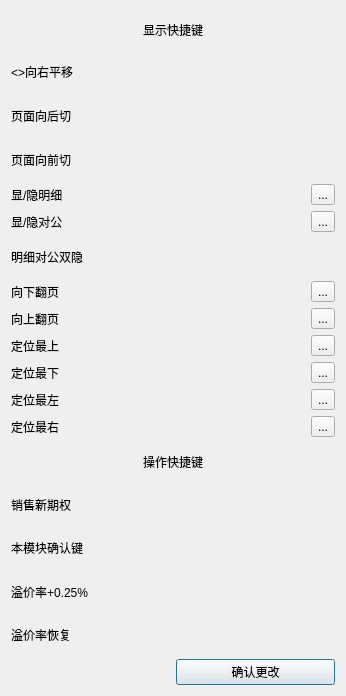
<?xml version="1.0" encoding="UTF-8"?>
<ui version="4.0">
 <class>shortCutDialog</class>
 <widget class="QDialog" name="shortCutDialog">
  <property name="geometry">
   <rect>
    <x>0</x>
    <y>0</y>
    <width>346</width>
    <height>696</height>
   </rect>
  </property>
  <property name="windowTitle">
   <string>Dialog</string>
  </property>
  <layout class="QHBoxLayout" name="horizontalLayout">
   <item>
    <layout class="QGridLayout" name="gridLayout">
     <item row="6" column="1">
      <widget class="QLabel" name="hide_detail_company_label">
       <property name="text">
        <string/>
       </property>
      </widget>
     </item>
     <item row="1" column="1">
      <widget class="QLabel" name="move_right_label">
       <property name="text">
        <string/>
       </property>
      </widget>
     </item>
     <item row="17" column="1">
      <widget class="QLabel" name="recove_price_label">
       <property name="text">
        <string/>
       </property>
      </widget>
     </item>
     <item row="8" column="0">
      <widget class="QLabel" name="label_30">
       <property name="text">
        <string>向上翻页</string>
       </property>
      </widget>
     </item>
     <item row="7" column="0">
      <widget class="QLabel" name="label_48">
       <property name="text">
        <string>向下翻页</string>
       </property>
      </widget>
     </item>
     <item row="14" column="1">
      <widget class="QLabel" name="sell_new_option_label">
       <property name="text">
        <string/>
       </property>
      </widget>
     </item>
     <item row="9" column="0">
      <widget class="QLabel" name="label_29">
       <property name="text">
        <string>定位最上</string>
       </property>
      </widget>
     </item>
     <item row="16" column="1">
      <widget class="QLabel" name="add_price_label">
       <property name="text">
        <string/>
       </property>
      </widget>
     </item>
     <item row="17" column="0">
      <widget class="QLabel" name="label_7">
       <property name="text">
        <string>溢价率恢复</string>
       </property>
      </widget>
     </item>
     <item row="9" column="1">
      <layout class="QHBoxLayout" name="horizontalLayout_12">
       <item>
        <widget class="QLabel" name="location_up_label">
         <property name="text">
          <string/>
         </property>
        </widget>
       </item>
       <item>
        <widget class="QToolButton" name="location_up_toolButton">
         <property name="text">
          <string>...</string>
         </property>
        </widget>
       </item>
      </layout>
     </item>
     <item row="5" column="1">
      <layout class="QHBoxLayout" name="horizontalLayout_5">
       <item>
        <widget class="QLabel" name="show_hide_company_label">
         <property name="text">
          <string/>
         </property>
        </widget>
       </item>
       <item>
        <widget class="QToolButton" name="show_hide_company_toolButton">
         <property name="text">
          <string>...</string>
         </property>
        </widget>
       </item>
      </layout>
     </item>
     <item row="10" column="1">
      <layout class="QHBoxLayout" name="horizontalLayout_13">
       <item>
        <widget class="QLabel" name="location_down_label">
         <property name="text">
          <string/>
         </property>
        </widget>
       </item>
       <item>
        <widget class="QToolButton" name="location_down_toolButton">
         <property name="text">
          <string>...</string>
         </property>
        </widget>
       </item>
      </layout>
     </item>
     <item row="7" column="1">
      <layout class="QHBoxLayout" name="horizontalLayout_10">
       <item>
        <widget class="QLabel" name="page_down_label">
         <property name="text">
          <string/>
         </property>
        </widget>
       </item>
       <item>
        <widget class="QToolButton" name="page_down_toolButton">
         <property name="text">
          <string>...</string>
         </property>
        </widget>
       </item>
      </layout>
     </item>
     <item row="16" column="0">
      <widget class="QLabel" name="label_8">
       <property name="text">
        <string>溢价率+0.25%</string>
       </property>
      </widget>
     </item>
     <item row="2" column="1">
      <widget class="QLabel" name="switch_behind_label">
       <property name="text">
        <string/>
       </property>
      </widget>
     </item>
     <item row="8" column="1">
      <layout class="QHBoxLayout" name="horizontalLayout_11">
       <item>
        <widget class="QLabel" name="page_up_label">
         <property name="text">
          <string/>
         </property>
        </widget>
       </item>
       <item>
        <widget class="QToolButton" name="page_up_toolButton">
         <property name="text">
          <string>...</string>
         </property>
        </widget>
       </item>
      </layout>
     </item>
     <item row="4" column="0">
      <widget class="QLabel" name="label_5">
       <property name="text">
        <string>显/隐明细</string>
       </property>
      </widget>
     </item>
     <item row="6" column="0">
      <widget class="QLabel" name="label_49">
       <property name="text">
        <string>明细对公双隐</string>
       </property>
      </widget>
     </item>
     <item row="12" column="0">
      <widget class="QLabel" name="label_12">
       <property name="text">
        <string>定位最右</string>
       </property>
      </widget>
     </item>
     <item row="2" column="0">
      <widget class="QLabel" name="label_3">
       <property name="text">
        <string>页面向后切</string>
       </property>
      </widget>
     </item>
     <item row="0" column="0" colspan="2">
      <widget class="QLabel" name="label">
       <property name="text">
        <string>显示快捷键</string>
       </property>
       <property name="alignment">
        <set>Qt::AlignCenter</set>
       </property>
      </widget>
     </item>
     <item row="14" column="0">
      <widget class="QLabel" name="label_10">
       <property name="text">
        <string>销售新期权</string>
       </property>
      </widget>
     </item>
     <item row="1" column="0">
      <widget class="QLabel" name="label_2">
       <property name="text">
        <string>&lt;&gt;向右平移</string>
       </property>
      </widget>
     </item>
     <item row="12" column="1">
      <layout class="QHBoxLayout" name="horizontalLayout_15">
       <item>
        <widget class="QLabel" name="location_right_label">
         <property name="text">
          <string/>
         </property>
        </widget>
       </item>
       <item>
        <widget class="QToolButton" name="location_right_toolButton">
         <property name="text">
          <string>...</string>
         </property>
        </widget>
       </item>
      </layout>
     </item>
     <item row="10" column="0">
      <widget class="QLabel" name="label_28">
       <property name="text">
        <string>定位最下</string>
       </property>
      </widget>
     </item>
     <item row="4" column="1">
      <layout class="QHBoxLayout" name="horizontalLayout_4">
       <item>
        <widget class="QLabel" name="show_hide_detail_label">
         <property name="text">
          <string/>
         </property>
        </widget>
       </item>
       <item>
        <widget class="QToolButton" name="show_hide_detail_toolButton">
         <property name="text">
          <string>...</string>
         </property>
        </widget>
       </item>
      </layout>
     </item>
     <item row="11" column="0">
      <widget class="QLabel" name="label_27">
       <property name="text">
        <string>定位最左</string>
       </property>
      </widget>
     </item>
     <item row="5" column="0">
      <widget class="QLabel" name="label_13">
       <property name="text">
        <string>显/隐对公</string>
       </property>
      </widget>
     </item>
     <item row="3" column="0">
      <widget class="QLabel" name="label_4">
       <property name="text">
        <string>页面向前切</string>
       </property>
      </widget>
     </item>
     <item row="15" column="0">
      <widget class="QLabel" name="label_9">
       <property name="text">
        <string>本模块确认键</string>
       </property>
      </widget>
     </item>
     <item row="13" column="0" colspan="2">
      <widget class="QLabel" name="label_11">
       <property name="text">
        <string>操作快捷键</string>
       </property>
       <property name="alignment">
        <set>Qt::AlignCenter</set>
       </property>
      </widget>
     </item>
     <item row="15" column="1">
      <widget class="QLabel" name="this_module_confirm_label">
       <property name="text">
        <string/>
       </property>
      </widget>
     </item>
     <item row="3" column="1">
      <widget class="QLabel" name="switch_front_label">
       <property name="text">
        <string/>
       </property>
      </widget>
     </item>
     <item row="11" column="1">
      <layout class="QHBoxLayout" name="horizontalLayout_14">
       <item>
        <widget class="QLabel" name="location_left_label">
         <property name="text">
          <string/>
         </property>
        </widget>
       </item>
       <item>
        <widget class="QToolButton" name="location_left_toolButton">
         <property name="text">
          <string>...</string>
         </property>
        </widget>
       </item>
      </layout>
     </item>
     <item row="18" column="1">
      <widget class="QPushButton" name="pushButton">
       <property name="text">
        <string>确认更改</string>
       </property>
       <property name="shortcut">
        <string>Ctrl+Return</string>
       </property>
      </widget>
     </item>
    </layout>
   </item>
  </layout>
 </widget>
 <tabstops>
  <tabstop>show_hide_detail_toolButton</tabstop>
  <tabstop>show_hide_company_toolButton</tabstop>
  <tabstop>page_down_toolButton</tabstop>
  <tabstop>page_up_toolButton</tabstop>
  <tabstop>location_up_toolButton</tabstop>
  <tabstop>location_down_toolButton</tabstop>
  <tabstop>location_left_toolButton</tabstop>
  <tabstop>location_right_toolButton</tabstop>
 </tabstops>
 <resources/>
 <connections>
  <connection>
   <sender>pushButton</sender>
   <signal>clicked()</signal>
   <receiver>shortCutDialog</receiver>
   <slot>accept()</slot>
   <hints>
    <hint type="sourcelabel">
     <x>309</x>
     <y>656</y>
    </hint>
    <hint type="destinationlabel">
     <x>342</x>
     <y>609</y>
    </hint>
   </hints>
  </connection>
 </connections>
</ui>
